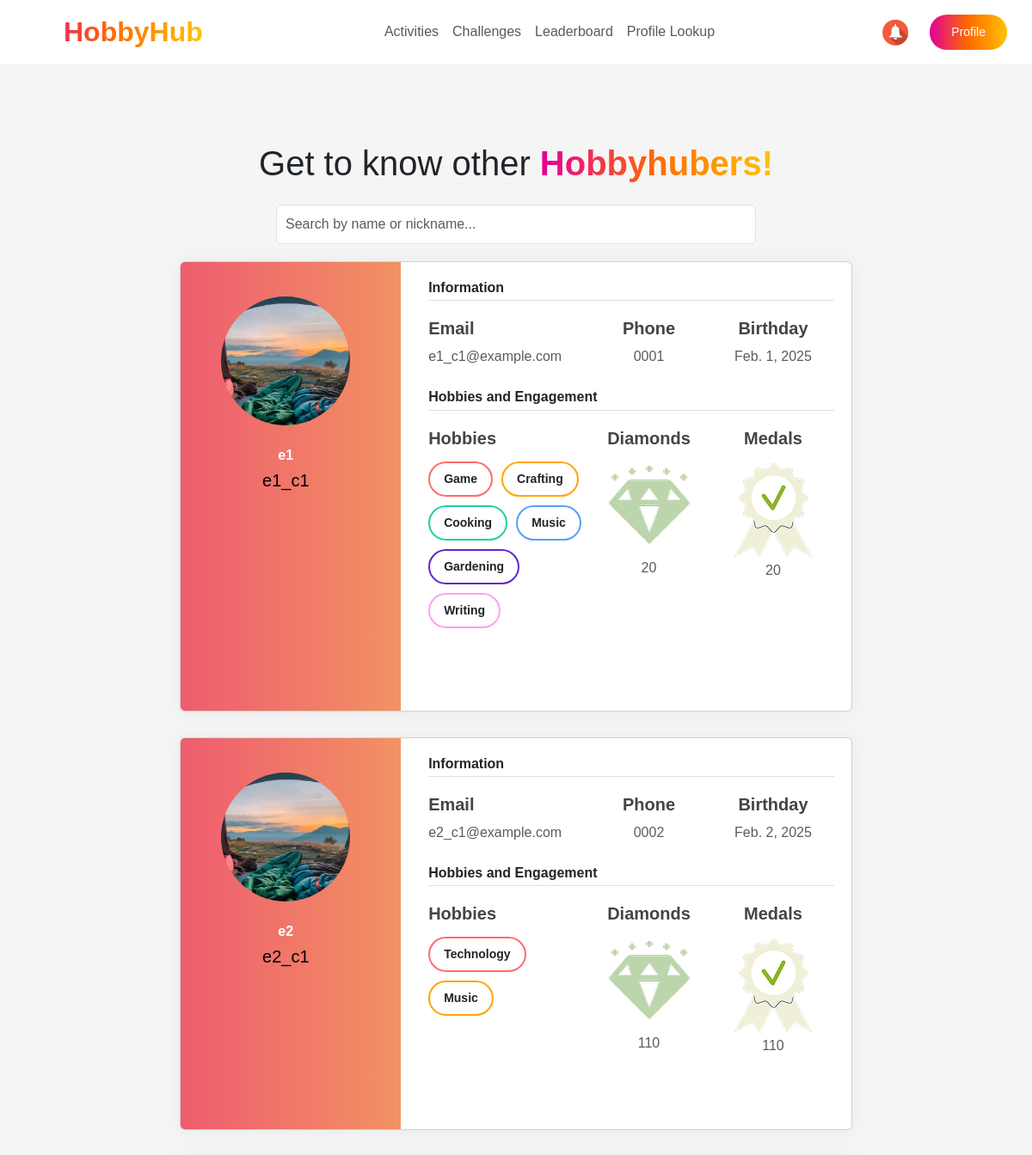
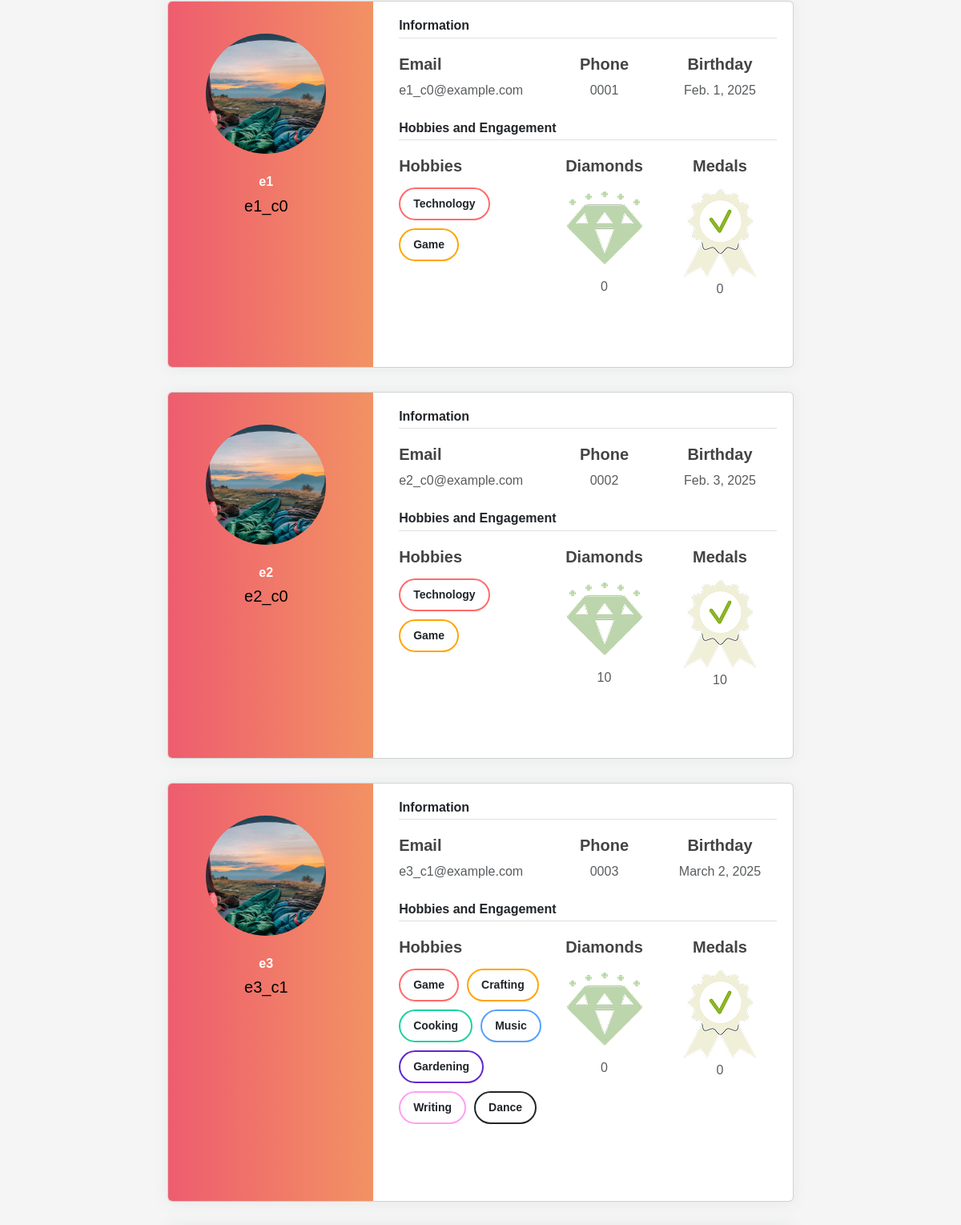
The page /profile_lookup/ (upper part) on the database as committed earlier (2 pictures, top to bottom).
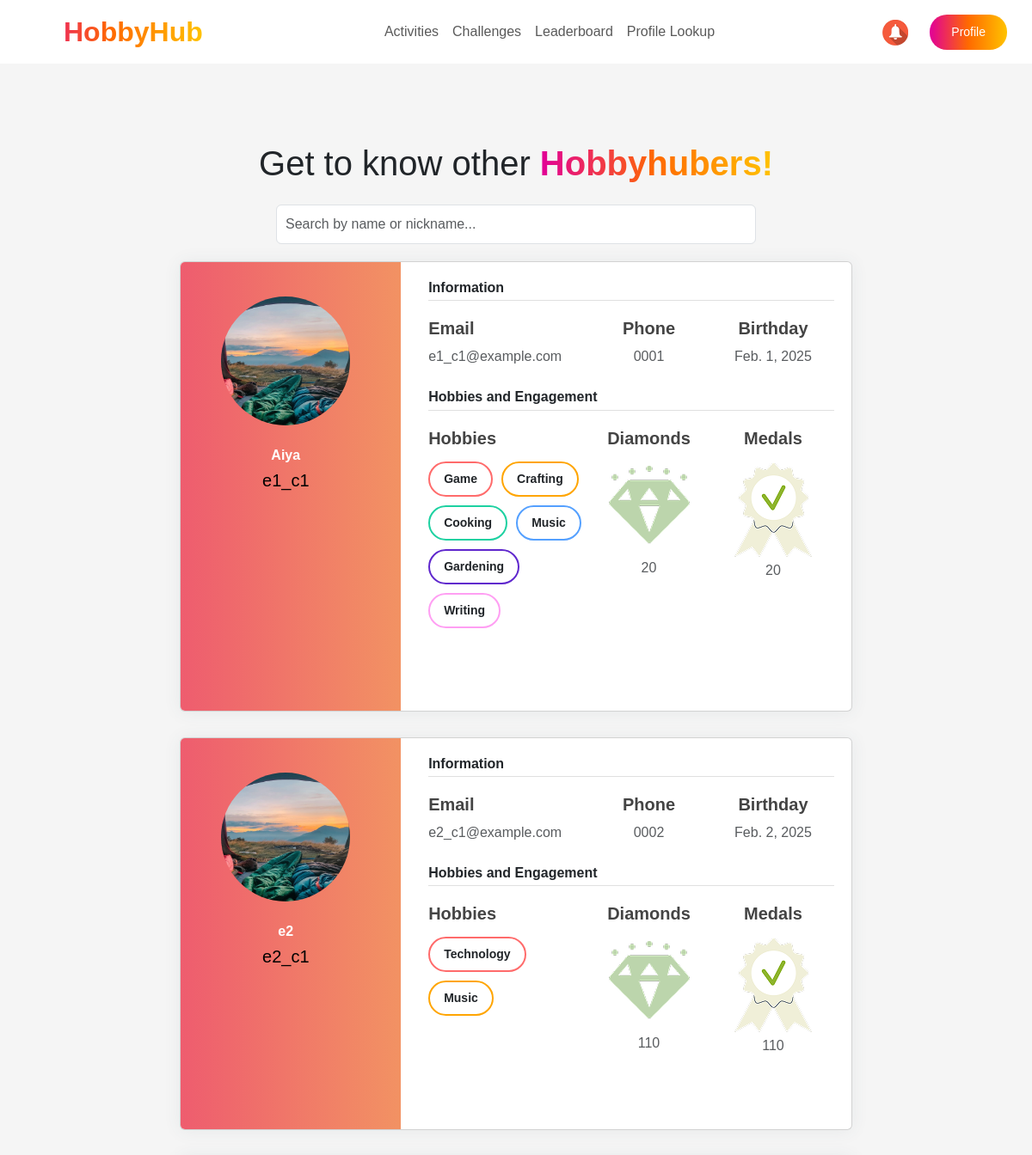
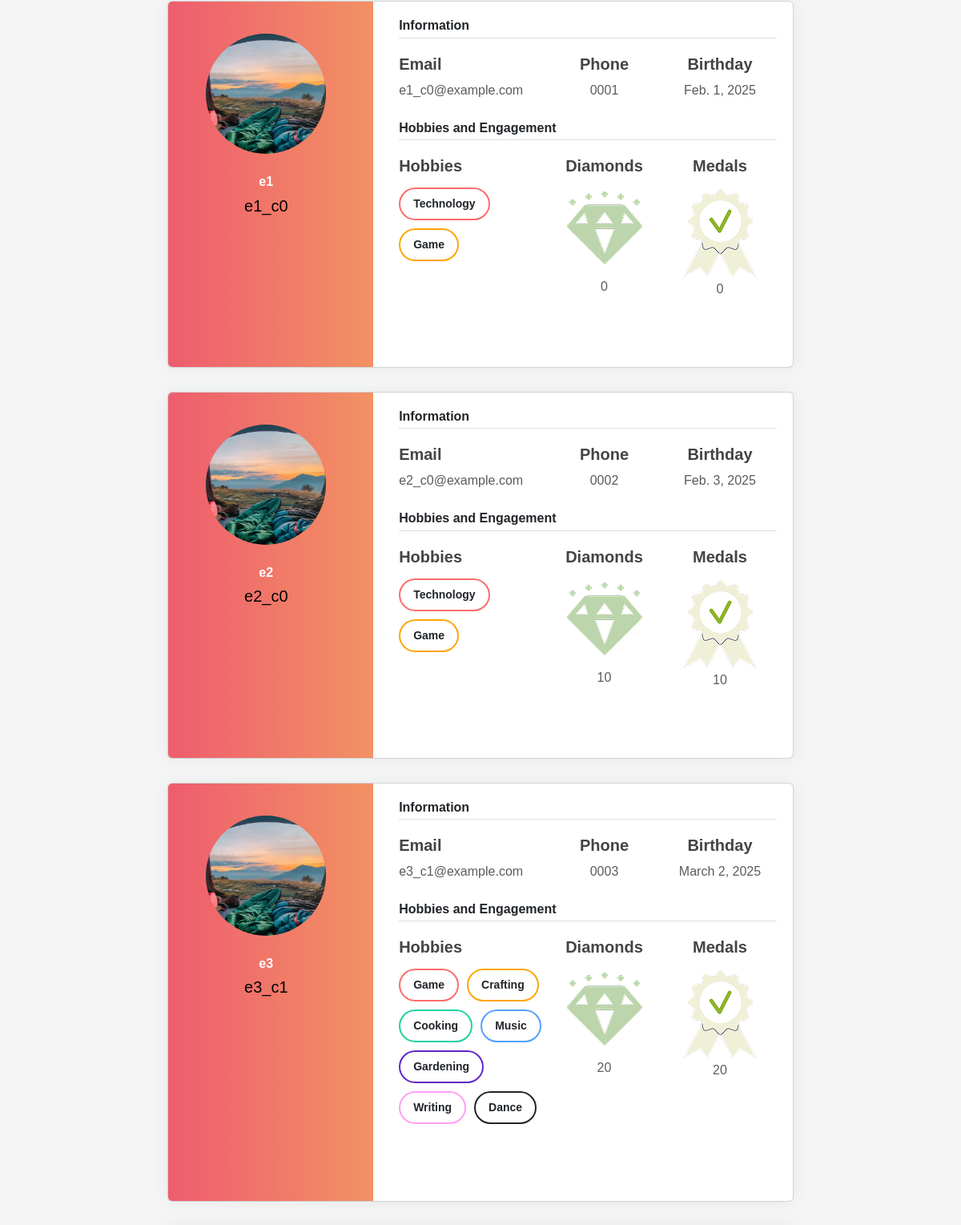
The same page on the database as committed later (2 pictures, top to bottom).
### events/models.py (models this page shows, shortened)
class Employee(models.Model):
    nickname = models.CharField(max_length=100, primary_key=True, verbose_name="Nickname")
    name = models.CharField(max_length=255, verbose_name="Name")
    last_name = models.CharField(max_length=255, verbose_name="Last Name")
    number = models.CharField(max_length=20, verbose_name="Number")
    join_date = models.DateField(verbose_name="Join Date")
    date_of_birth = models.DateField(null=True, blank=True, verbose_name="Date of Birth")
    receive_sms_notifications = models.BooleanField(default=True, verbose_name="Receive SMS Notifications")
    receive_email_notifications = models.BooleanField(default=True, verbose_name="Receive Email Notifications")
    receive_reminders = models.BooleanField(default=True, verbose_name="Receive Reminders")
    social_id = models.CharField(max_length=255, blank=True, null=True)  # ID из социальной сети
    social_provider = models.CharField(max_length=50, blank=True, null=True)  # Провайдер (Google, Facebook и т.д.)
    company = models.ForeignKey(
        Company,
        to_field='company_id',
        on_delete=models.CASCADE,
        verbose_name="Company"
    )
    gender = models.CharField(max_length=10, choices=[('Male', 'Male'), ('Female', 'Female')], verbose_name="Gender")
    mail = models.EmailField(unique=True, verbose_name="Email")
    password = models.CharField(max_length=255, verbose_name="Password")
    is_approved = models.BooleanField(default=False, verbose_name="Approved")
    profile_photo = models.ImageField(upload_to='profile_photos/', null=True, blank=True, verbose_name="Profile Photo")
    hobbies = models.ManyToManyField(Hobby, blank=True, related_name='employees')
    diamonds = models.IntegerField(default=0, verbose_name="Diamonds")

### events/views.py (the view, shortened to what this page needs)
# urls.py: path('profile_lookup/', profile_lookup, name='profile_lookup'),
def profile_lookup(request):
    employees = Employee.objects.filter(is_approved=True)
    nickname = request.session.get("nickname")
    if not nickname:
        return render(request, 'profile_lookup.html', {'employees': employees, 'error': "User not found."})

### events/templates/profile_lookup.html (shortened to what the changed rows need)
{% extends 'user_base.html' %}
{% load static %}
{% block extra_css %}
    <link rel="stylesheet" href="{% static 'css/profile_lookup.css' %}">
    <link rel="stylesheet" href="{% static 'css/sass_styles.css' %}">
    <link rel="stylesheet" href="https://cdn.jsdelivr.net/npm/bootstrap@5.3.0/dist/css/bootstrap.min.css">
    <link rel="stylesheet" href="{% static 'css/organizer-styles.css' %}">
    <link href="https://fonts.cdnfonts.com/css/gilroy-bold" rel="stylesheet">
    <link rel="stylesheet" href="https://cdn.jsdelivr.net/npm/swiper/swiper-bundle.min.css">
    {% endblock %}
{% block content %}
    <section class="profile_lookup">
        <div class="profiles">
            <div class="cards">
                {% for employee in employees %}
                <div class="card user-card-full">
                    <div class="row m-l-0 m-r-0">
                        <div class="col-sm-4 bg-c-lite-green user-profile">
                            <div class="card-block text-center text-white">
                                <div class="m-b-25">
                                    <img src="{% static 'images/hiking.jpg' %}" class="img-radius" alt="User-Profile-Image">
                                </div>
                                <h6 class="f-w-600">{{ employee.name }}</h6>
                                <p>{{ employee.nickname }}</p>
                            </div>
                        </div>
                        <div class="col-sm-8">
                            <div class="card-block">
                                <h6 class="m-b-20 p-b-5 b-b-default f-w-600">Information</h6>
                                <div class="row">
                                    <div class="col-sm-5">
                                        <p class="m-b-10 f-w-600">Email</p>
                                        <h6 class="text-muted f-w-400">{{ employee.mail }}</h6>
                                    </div>
                                    <div class="col-sm-3">
                                        <p class="m-b-10 f-w-600">Phone</p>
                                        <h6 class="text-muted f-w-400">{{ employee.number }}</h6>
                                    </div>
                                    <div class="col-sm-4">
                                        <p class="m-b-10 f-w-600">Birthday</p>
                                        <h6 class="text-muted f-w-400">{{ employee.date_of_birth }}</h6>
                                    </div>
                                </div>
                                <h6 class="m-b-20 m-t-40 p-b-5 b-b-default f-w-600">Hobbies and Engagement</h6>
                                <div class="row">
                                    <div class="col-sm-5">
                                        <p class="m-b-10 f-w-600" style="padding-bottom: 4px;">Hobbies</p>
                                        <ul class="listed">
                                            {% for hobby in employee.hobbies.all %}
                                                <li>{{ hobby.name }}</li>
                                            {% endfor %}
                                        </ul>
                                    </div>
                                    <div class="col-sm-3">
                                        <p class="m-b-10 f-w-600">Diamonds</p>
                                        <img src="{% static 'images/sp_diamond.png' %}" class="img_diamond">
                                        <h6 class="text-muted f-w-400">{{ employee.diamonds }}</h6>
                                    </div>
                                    <div class="col-sm-4">
                                        <p class="m-b-10 f-w-600">Medals</p>
                                        <img src="{% static 'images/medal.png' %}" class="img_medal">
                                        <h6 class="text-muted f-w-400">{{ employee.diamonds }}</h6>
                                    </div>
                                </div>
                                <ul class="social-link list-unstyled m-t-40 m-b-10">
                                    <li></li>
                                    <li></li>
                                    <li></li>
                                </ul>
                            </div>
                        </div>
                    </div>
            </div>
                {% endfor %}
            </div>
        </div>
    </section>
   {% endblock %}

Rows that differ between the two databases and show on the page:
changed Employee "e1_c1": name "e1" → "Aiya"
changed Employee "e3_c1": diamonds "0" → "20"
